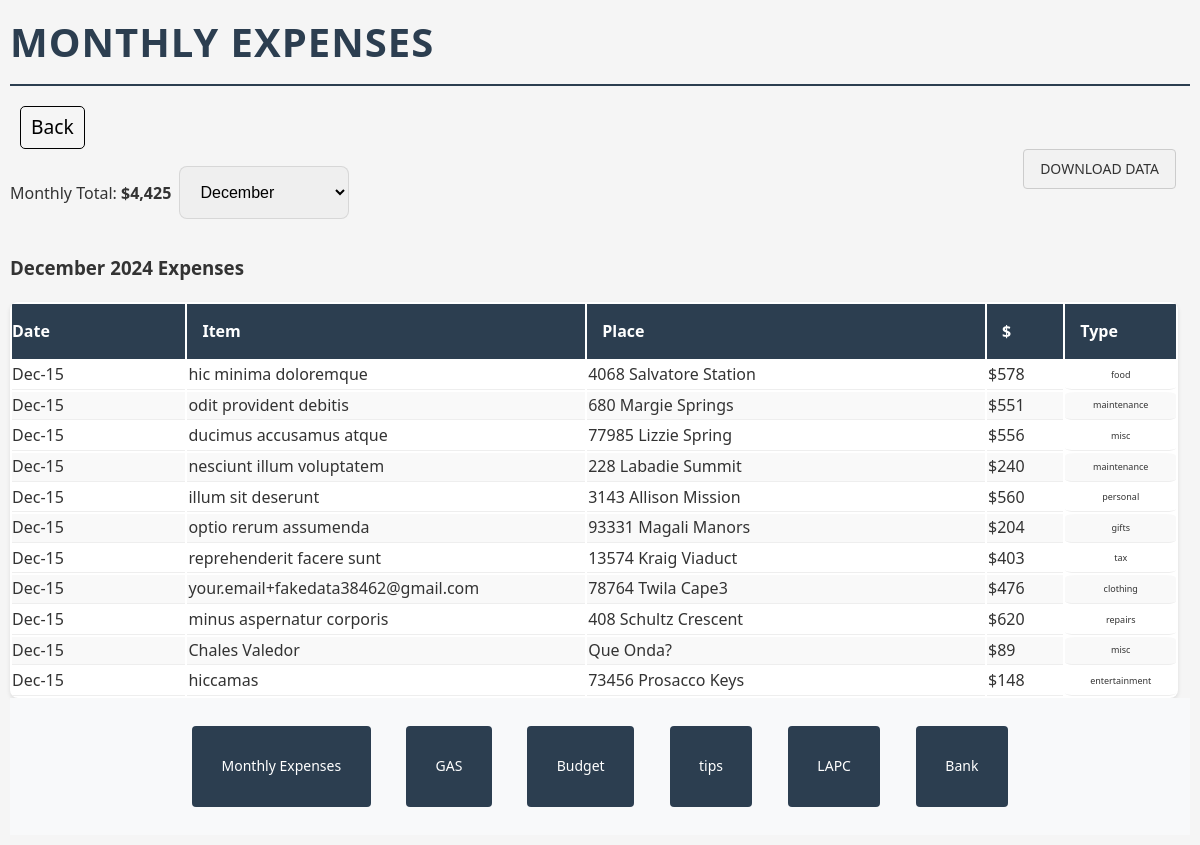
The page /monthly/index.php on the database its author committed.
### tables this page shows
CREATE TABLE expenses (
            id INTEGER PRIMARY KEY AUTOINCREMENT,
            date TEXT NOT NULL,
            item TEXT NOT NULL,
            place TEXT NOT NULL,
            amount REAL NOT NULL,
            type TEXT NOT NULL,
            created_at DATETIME DEFAULT CURRENT_TIMESTAMP
        );

### monthly/index.php (the view, shortened to what this page needs)
<!DOCTYPE html>
<?php       include '../db_connect.php';  ?>
<html lang="en">
<head>
    <link rel="stylesheet" href="../style.css">
</head>
<body>
<h1 style="float: left; display: inline;">Monthly Expenses</h1>
    <a href="../" class="back-button">Back</a>
    <?php
    try {
        $db = new Database();
        $total = 0;
        $currentMonth = date('m');
        $selectedMonth = isset($_GET['month']) ? $_GET['month'] : $currentMonth;
        $currentYear = date('Y');
        $expenses = $db->getAllExpenses();
        $monthlyExpenses = array_filter($expenses, function($expense) use ($selectedMonth, $currentYear) {
            return date('m', strtotime($expense['date'])) == $selectedMonth &&
                   date('Y', strtotime($expense['date'])) == $currentYear;
        });
        foreach ($monthlyExpenses as $expense) {
            $total += $expense['amount'];
        }
        $months = [
            '01' => 'January', '02' => 'February', '03' => 'March',
            '04' => 'April', '05' => 'May', '06' => 'June',
            '07' => 'July', '08' => 'August', '09' => 'September',
            '10' => 'October', '11' => 'November', '12' => 'December'
        ];
        echo "<div style='margin-bottom: 15px;'>Monthly Total: <strong>$" . number_format($total) . "</strong>
        <select id='monthSelect' style=\"display:inline-block; width: 170px; margin-left:4px;\" name=\"month\">";
        foreach ($months as $num => $name) {
            $selected = ($num == $selectedMonth) ? 'selected' : '';
            echo "<option value='$num' $selected>$name</option>";
        }
        echo "</select><a href=\"download_data.php\" class=\"download-data\">DOWNLOAD DATA</a></div>";
        echo "<h3>" . $months[$selectedMonth] . " " . $currentYear . " Expenses</h3>";
        echo '<table class="sortable">';
        echo '<thead>';
        echo '<tr>';
        echo '<th>Date</th>';
        echo '<th>Item</th>';
        echo '<th>Place</th>';
        echo '<th>$</th>';
        echo '<th>Type</th>';
        echo '</tr>';
        echo '</thead>';
        echo '<tbody>';
        foreach ($monthlyExpenses as $expense) {
            echo '<tr>';
            echo '<td>' . date('M-j', strtotime($expense['date'])) . '</td>';
            echo '<td>' . htmlspecialchars($expense['item']) . '</td>';
            echo '<td>' . htmlspecialchars($expense['place']) . '</td>';
            echo '<td>$' . number_format($expense['amount']) . '</td>';
            echo '<td>' . htmlspecialchars($expense['type']) . '</td>';
            echo '</tr>';
        }
        echo '</tbody>';
        echo '</table>';
    } catch (Exception $e) {
        echo "<p style='color: red;'>Error: " . $e->getMessage() . "</p>";
    }
    ?>
</body>
</html>

### style.css (style rules this page uses)
html, body { margin: 0; padding: 0; background-color: #f5f5f5; }
body { color: #333; font-family: "Segoe UI", Arial, sans-serif; line-height: 1.6; padding: 10px; box-sizing: border-box; max-width: 100vw; overflow-x: hidden; padding-bottom: fit-content; display: flex; flex-direction: column; min-height: 100vh; margin: 0; }
h1 { margin-top: 0; color: #2c3e50; margin-bottom: 20px; font-weight: 700; font-size: 2.5em; text-transform: uppercase; letter-spacing: 1px; border-bottom: 2px solid #2c3e50; display: inline; padding-right: 20%; padding-bottom: 10px; }
input[type="text"], input[type="number"], select { padding: 1rem; margin-top: 1.1rem; border: 1px solid rgba(0, 0, 0, 0.1); border-radius: 8px; font-size: 1rem; height: 120%; box-sizing: border-box; transition: border-color 0.2s ease, box-shadow 0.2s ease; }
table { table-layout: fixed; width: 99%; background: white; border-radius: 8px; border: none; box-shadow: 0 2px 4px rgba(0, 0, 0, 0.1); overflow: hidden; }
th:first-child, td:first-child { margin: 0; padding: 0; width: 15%; }
th:nth-child(4), td:nth-child(4) { width: 4%; }
th:last-child, td:last-child { width: 7%; min-width: fit-content; white-space: nowrap; }
td:last-child { font-size: xx-small; font-weight: 400; border-radius: 10%; text-align: center; }
th { background-color: #2c3e50; color: white; padding: 15px; text-align: left; }
td { border-bottom: 1px solid #eee; word-wrap: break-word; }
tr:nth-child(even) { background-color: #f9f9f9; }

### monthly/index.php (style rules this page uses)
.back-button { text-decoration: none; color: black; font-size:larger; border: 1px solid black; padding: 5px 10px; margin-left: 10px; border-radius: 5px; transition: background-color 0.3s ease; display: inline; width: fit-content; }
.download-data { margin-right:14px;float:right; background-color: #f2f2f2; border: 1px solid #ccc; padding: 8px 16px; border-radius: 4px; text-decoration: none; color: #333; font-size: 14px; transition: background-color 0.3s ease; }

### rows shown on the page
expenses: date "Dec-15", item "hic minima doloremque", place "4068 Salvatore Station", amount "578", type "food"
expenses: date "Dec-15", item "odit provident debitis", place "680 Margie Springs", amount "551", type "maintenance"
expenses: date "Dec-15", item "ducimus accusamus atque", place "77985 Lizzie Spring", amount "556", type "misc"
expenses: date "Dec-15", item "nesciunt illum voluptatem", place "228 Labadie Summit", amount "240", type "maintenance"
expenses: date "Dec-15", item "illum sit deserunt", place "3143 Allison Mission", amount "560", type "personal"
expenses: date "Dec-15", item "optio rerum assumenda", place "93331 Magali Manors", amount "204", type "gifts"
expenses: date "Dec-15", item "reprehenderit facere sunt", place "13574 Kraig Viaduct", amount "403", type "tax"
expenses: date "Dec-15", item "your.email+fakedata38462@gmail.com", place "78764 Twila Cape3", amount "476", type "clothing"
expenses: date "Dec-15", item "minus aspernatur corporis", place "408 Schultz Crescent", amount "620", type "repairs"
expenses: date "Dec-15", item "Chales Valedor", place "Que Onda?", amount "89", type "misc"
expenses: date "Dec-15", item "hiccamas", place "73456 Prosacco Keys", amount "148", type "entertainment"

### other values the page prints
$total "4,425"
$months[$selectedMonth] "December"
form field month "December"
